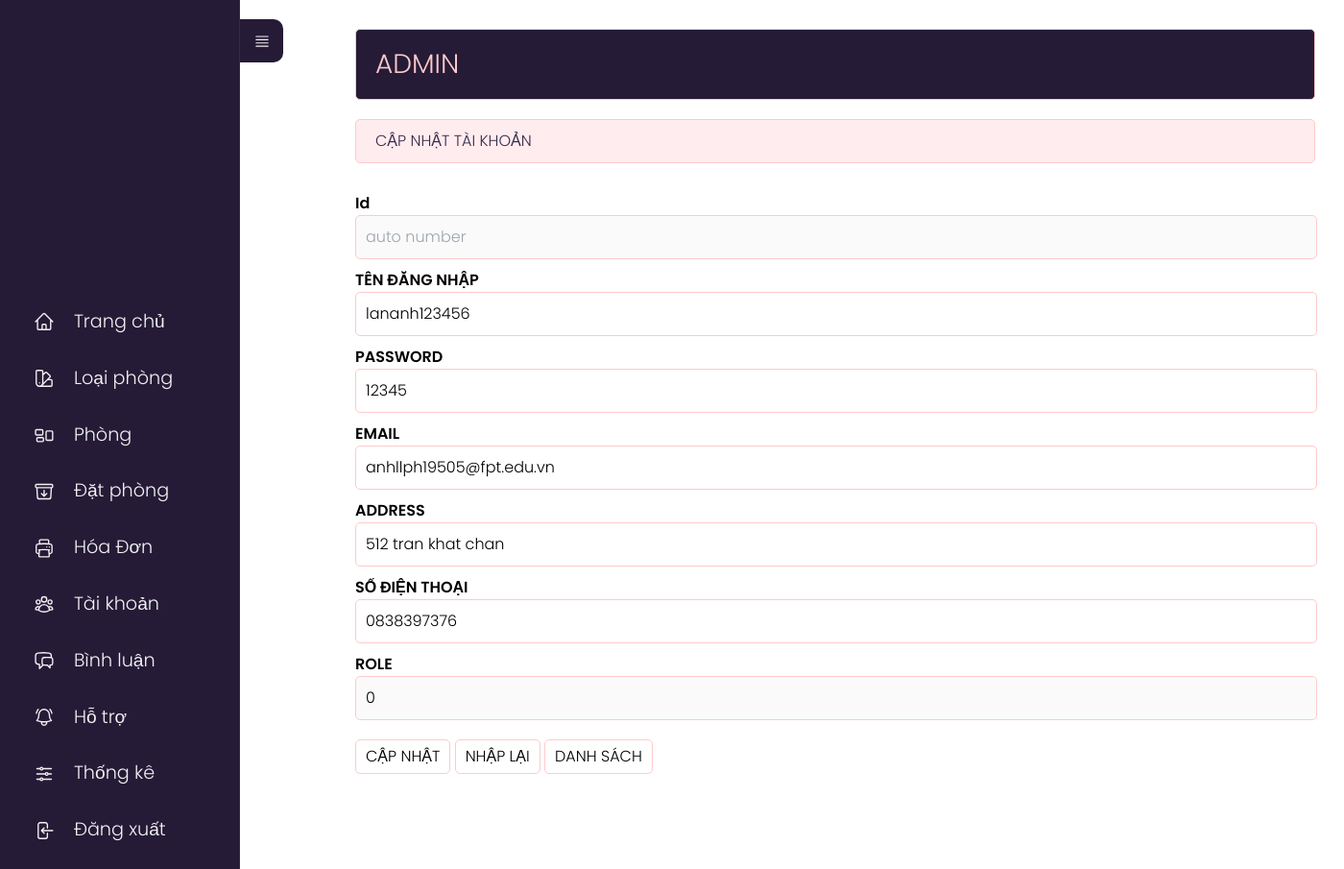
Screenshot of /app/controllers/admin/index.php?act=suatk&id=7 (signed in) with the database file from the repository.
### tables this page shows
CREATE TABLE `taikhoan` (
  `id_user` int(11) NOT NULL,
  `username` varchar(255) NOT NULL,
  `password` varchar(10) NOT NULL,
  `email` varchar(255) NOT NULL,
  `tel` varchar(10) NOT NULL,
  `address` varchar(255) NOT NULL,
  `role` tinyint(2) NOT NULL DEFAULT 0
);

### app/models/pdo.php (called while the page is built, shortened)
<?php
function pdo_get_connection(){
    $dburl = "mysql:host=localhost;dbname=khachsan;charset=utf8";
    $user = 'root';
    $password = '';
    $conn = new PDO($dburl, $user, $password);
    $conn->setAttribute(PDO::ATTR_ERRMODE, PDO::ERRMODE_EXCEPTION);
    return $conn;
}
function pdo_query_one($sql){
    $sql_args = array_slice(func_get_args(), 1);
    try{
        $conn = pdo_get_connection();
        $stmt = $conn->prepare($sql);
        $stmt->execute($sql_args);
        $row = $stmt->fetch(PDO::FETCH_ASSOC);
        return $row;
    }
    catch(PDOException $e){
        throw $e;
    }
    finally{
        unset($conn);
    }
}

### app/models/taikhoan.php (called while the page is built, shortened)
<?php
    function loadone_taikhoan($id){
        $sql="select * from taikhoan where id_user=".$id;
        $tk=pdo_query_one($sql);
        return $tk;
    }
?>

### app/views/admin/taikhoan/update.php (the view, shortened to what this page needs)
<?php
if (is_array($tk)) {
    extract($tk);
}
?>
<div class="row">
    <div class="row mb headeradmin" style="width:1000px;">
        <h1 style="padding: 15px 0;">ADMIN </h1>
    </div>
    <div class="row mb10 formtittle" style="width:1000px;">
        <h3>CẬP NHẬT TÀI KHOẢN</h3>
    </div>
    <div class="row formcontent">
        <form action="index.php?act=updatetk" method="post">
            <div class="row mb10">
                <label for="">Id</label><br>
                <input type="text" placeholder="auto number" name="id" style="width:292%;" disabled>
            </div>
            <div class="row mb10">
                <label for="">TÊN ĐĂNG NHẬP</label><br>
                <input type="text" name="user" style="width:292%;" value="<?php if (isset($username) && ($username != "")) echo $username; ?>">
            </div>
            <div class="row mb10">
                <label for="">PASSWORD</label><br>
                <input type="text" name="password" style="width:292%;" value="<?= $password ?>">
            </div>
            <div class="row mb10">
                <label for="">EMAIL</label><br>
                <input type="text" name="email" style="width:292%;" value="<?= $email ?>">
            </div>
            <div class="row mb10">
                <label for="">ADDRESS</label><br>
                <input type="text" name="address" style="width:292%;" value="<?= $address ?>">
            </div>
            <div class="row mb10">
                <label for="">SỐ ĐIỆN THOẠI</label><br>
                <input type="text" name="tel" style="width:292%;" value="<?= $tel ?>">
            </div>
            <div class="row mb10">
                <label for="">ROLE</label><br>
                <input type="text" name="role" style="width:292%;" value="<?= $role ?>" disabled>
            </div>
            <div class="row mb10" style="margin-top:10px;">
                <input type="submit" name="capnhat" value="CẬP NHẬT">
                <input type="reset" name="nhaplai" value="NHẬP LẠI">
                <a href="index.php?act=dskh"><input type="button" value="DANH SÁCH"></a>
            </div>
        </form>
    </div>
</div>
</div>

### public/assets/clients/css/styleadmin.css (style rules this page uses)
* { padding: 0; margin: 0; box-sizing: border-box; font-family: 'Poppins', sans-serif; font-weight: 300; }
body { position: relative; width: 100%; min-height: 150vh; }
.row { float: left; width: 70%; }
.mb { margin-bottom: 20px; }
.mb10 { margin-bottom: 10px; }
.formtk input[type="text"], .formtk input[type="password"], .formcontent input[type="text"], .formcontent input[type="password"] { width: 100%; border: 1px solid #FFCACA; padding: 10px; border-radius: 5px; }
.formtk input[type="submit"], .formcontent input[type="submit"], .formcontent input[type="reset"], .formcontent input[type="button"] { border-radius: 5px; padding: 5px 10px; background-color: #ffffff; border: 1px solid #FFCACA; }
.headeradmin { background-color: #251B37; border: 1px solid #FFCACA; color: #FFCACA; border-radius: 5px; padding: 0px 20px; width: 70%; }
.headeradmin h1 { font-size: 2vw; }
.formtittle { background-color: #FFECEF; border: 1px solid #FFCACA; color: #372948; border-radius: 5px; padding: 10px 20px; }
.formcontent { padding: 20px 0; }
.formcontent label { font-weight: 600; }

### rows the page displays
taikhoan: user "lananh123456", password "12345", email "anhllph19505@fpt.edu.vn", address "512 tran khat chan", tel "0838397376", role "0"
